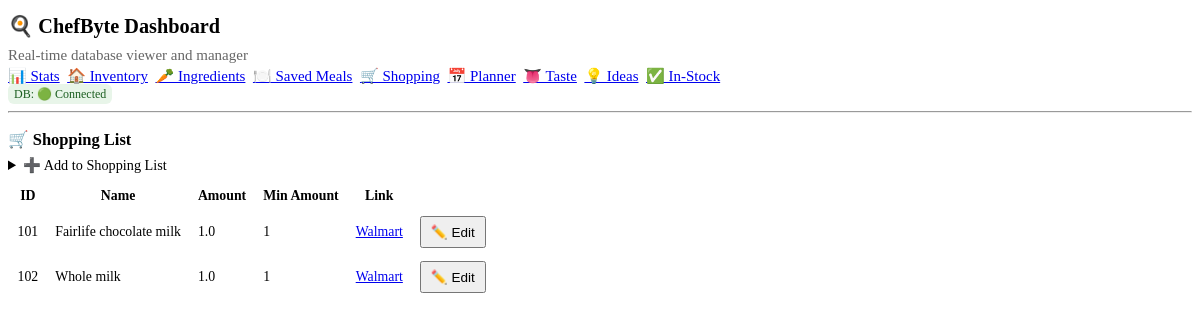
/shopping-list, run on the app's committed database.
### tables this page shows
CREATE TABLE ingredients_foods (
            id INTEGER PRIMARY KEY AUTOINCREMENT,
            name TEXT NOT NULL,
            min_amount_to_buy INTEGER NOT NULL,
            walmart_link TEXT
        );

CREATE TABLE shopping_list (
            id INTEGER PRIMARY KEY,
            amount REAL NOT NULL
        );

### chefbyte_webapp/main.py (the view)
@app.get("/shopping-list", response_class=HTMLResponse)
def shopping_list_page(request: Request):
    shopping = fetch_table("shopping_list")
    ingredients = fetch_table("ingredients_foods")
    idx = {i["id"]: i for i in ingredients}
    rows = []
    for s in shopping:
        info = idx.get(s["id"]) or {}
        rows.append(
            {
                "id": s["id"],
                "name": info.get("name", f"ID {s['id']}"),
                "amount": s["amount"],
                "min_amount": info.get("min_amount_to_buy"),
                "walmart_link": info.get("walmart_link"),
            }
        )
    return templates.TemplateResponse(
        "shopping_list.html",
        {"request": request, "items": rows, "ingredients": ingredients, "status": get_status(), "page": "shopping"},
    )

### chefbyte_webapp/templates/shopping_list.html (shortened to what this page needs)
{% extends "base.html" %}
{% block content %}
<h3>🛒 Shopping List</h3>
<details>
  <summary>➕ Add to Shopping List</summary>
</details>
{% if items %}
<table role="grid">
  <thead>
    <tr><th>ID</th><th>Name</th><th>Amount</th><th>Min Amount</th><th>Link</th><th></th></tr>
  </thead>
  <tbody>
  {% for row in items %}
    <tr class="editable-row" id="shop-{{ row.id }}">
      <td class="view">{{ row.id }}</td>
      <td class="view">{{ row.name }}</td>
      <td class="view">{{ row.amount }}</td>
      <td class="view">{{ row.min_amount }}</td>
      <td class="view">{% if row.walmart_link %}<a href="{{ row.walmart_link }}" target="_blank">Walmart</a>{% endif %}</td>
      <td class="actions view"><button type="button" data-edit-toggle="shop-{{ row.id }}">✏️ Edit</button></td>
    </tr>
  {% endfor %}
  </tbody>
</table>
{% else %}
<p class="muted">Shopping list is empty</p>
{% endif %}
{% endblock %}

### chefbyte_webapp/static/styles.css (style rules this page uses)
html, body { font-size: 15px; }
h3 { font-size: 1.1rem; margin-bottom: 0.5rem; }
.compact details { margin: 0.4rem 0; }
table[role="grid"] th, table[role="grid"] td { padding: 0.35rem 0.5rem; font-size: 0.92rem; }
table[role="grid"] thead th { font-weight: 600; }
button { font-size: 0.9rem; padding: 0.4rem 0.6rem; }
details > summary { font-size: 0.95rem; }
.editable-row .actions button { margin-right: .25rem; }

### data on the page
ingredients_foods: name "Fairlife chocolate milk"
shopping_list: amount "1.0"
ingredients_foods: name "Whole milk"
shopping_list: amount "1.0"

### other printed values
{{ '🟢 Connected' if status.db else '🔴 Disconnected' }} "🟢 Connected"
{{ row.id }} "101" "102"
{{ row.min_amount }} "1" "1"
